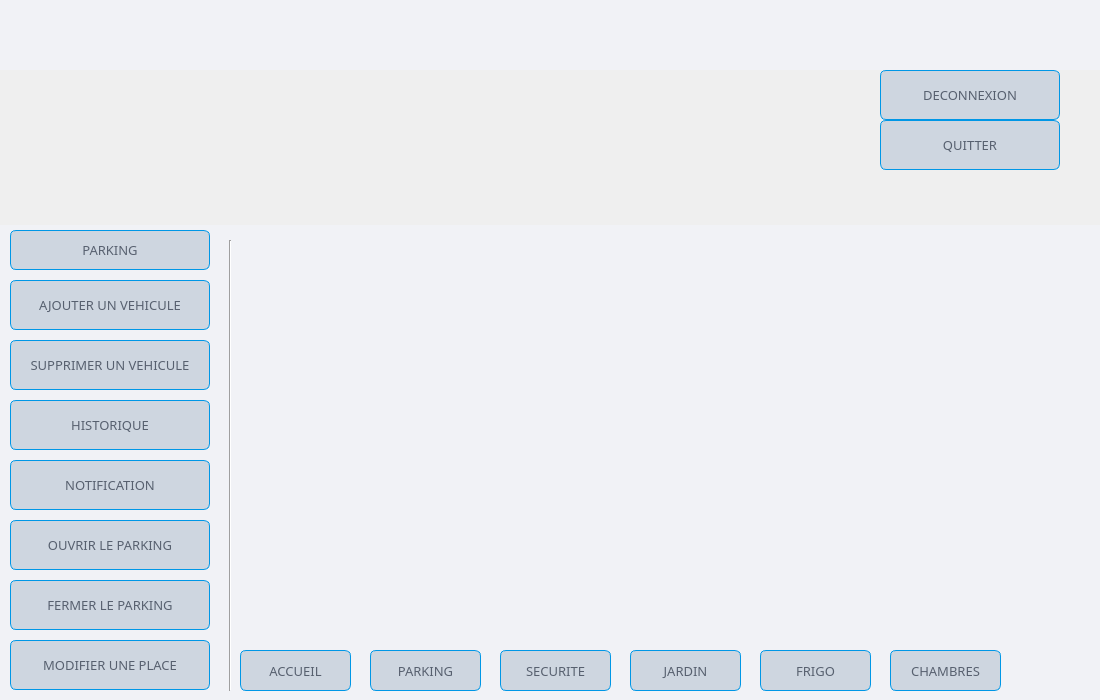
<?xml version="1.0" encoding="UTF-8"?>
<ui version="4.0">
 <class>Frigo</class>
 <widget class="QWidget" name="Frigo">
  <property name="geometry">
   <rect>
    <x>0</x>
    <y>0</y>
    <width>1100</width>
    <height>700</height>
   </rect>
  </property>
  <property name="windowTitle">
   <string>Form</string>
  </property>
  <property name="styleSheet">
   <string notr="true">QPushButton
{
    color: #57606f;
    background-color: #ced6e0;
    border-width: 1px;
    border-color: #0097e6;
    border-style: solid;
    border-radius: 6;
    padding: 3px;
    padding-left: 5px;
    padding-right: 5px;
	font-size:13px;
	font-family:Kozuka Gothic Pr6N B;
	font-style:bold;
}

QPushButton::hover
{
    border: 2px solid QLinearGradient( x1: 0, y1: 0, x2: 0, y2: 1, stop: 0 #ffa02f, stop: 1 #d7801a);;
	background-color:#f1f2f6;
	color:QLinearGradient( x1: 0, y1: 0, x2: 0, y2: 1, stop: 0 #ffa02f, stop: 1 #d7801a);
}
QLabel
{
	color: QLinearGradient( x1: 0, y1: 0, x2: 0, y2: 1, stop: 0 #2d2d2d, stop: 0.1 #2b2b2b, stop: 0.5 #292929, stop: 0.9 #282828, stop: 1 #252525);;
	font-size:18px;
	font-family:Kozuka Gothic Pr6N B;
	font-style:bold;
}</string>
  </property>
  <widget class="QLabel" name="label_entete_3">
   <property name="geometry">
    <rect>
     <x>0</x>
     <y>0</y>
     <width>1100</width>
     <height>70</height>
    </rect>
   </property>
   <property name="styleSheet">
    <string notr="true"> background-color:#f1f2f6;
border-image:url(:/img_parking/entete.png);
/*background: none;*/
border: none;
background-repeat: none;</string>
   </property>
   <property name="text">
    <string/>
   </property>
  </widget>
  <widget class="QPushButton" name="pushButton_conn">
   <property name="geometry">
    <rect>
     <x>1000</x>
     <y>12</y>
     <width>41</width>
     <height>47</height>
    </rect>
   </property>
   <property name="cursor">
    <cursorShape>PointingHandCursor</cursorShape>
   </property>
   <property name="styleSheet">
    <string notr="true">#pushButton_conn
{
  background-color: transparent;
border-image:url(:/img_parking/Nouveau dossier/round-account-button-with-user-inside (1).png);

border: none;
background-repeat: none;
}
#pushButton_conn::hover
{
  border-image:url(:/img_parking/Nouveau dossier/round-account-button-with-user-inside.png);
}</string>
   </property>
   <property name="text">
    <string/>
   </property>
  </widget>
  <widget class="QPushButton" name="pushButton_frigo">
   <property name="geometry">
    <rect>
     <x>760</x>
     <y>650</y>
     <width>111</width>
     <height>41</height>
    </rect>
   </property>
   <property name="cursor">
    <cursorShape>PointingHandCursor</cursorShape>
   </property>
   <property name="styleSheet">
    <string notr="true"/>
   </property>
   <property name="text">
    <string>FRIGO</string>
   </property>
   <property name="icon">
    <iconset resource="ressources.qrc">
     <normaloff>:/img_interface/fridge (1).png</normaloff>:/img_interface/fridge (1).png</iconset>
   </property>
   <property name="iconSize">
    <size>
     <width>30</width>
     <height>30</height>
    </size>
   </property>
  </widget>
  <widget class="QPushButton" name="pushButton_jardin">
   <property name="geometry">
    <rect>
     <x>630</x>
     <y>650</y>
     <width>111</width>
     <height>41</height>
    </rect>
   </property>
   <property name="cursor">
    <cursorShape>PointingHandCursor</cursorShape>
   </property>
   <property name="styleSheet">
    <string notr="true"/>
   </property>
   <property name="text">
    <string>JARDIN</string>
   </property>
   <property name="icon">
    <iconset resource="ressources.qrc">
     <normaloff>:/img_interface/seeding (1).png</normaloff>:/img_interface/seeding (1).png</iconset>
   </property>
   <property name="iconSize">
    <size>
     <width>30</width>
     <height>30</height>
    </size>
   </property>
  </widget>
  <widget class="QPushButton" name="pushButton_securite">
   <property name="geometry">
    <rect>
     <x>500</x>
     <y>650</y>
     <width>111</width>
     <height>41</height>
    </rect>
   </property>
   <property name="cursor">
    <cursorShape>PointingHandCursor</cursorShape>
   </property>
   <property name="styleSheet">
    <string notr="true"/>
   </property>
   <property name="text">
    <string>SECURITE</string>
   </property>
   <property name="icon">
    <iconset resource="ressources.qrc">
     <normaloff>:/img_interface/shield (1).png</normaloff>:/img_interface/shield (1).png</iconset>
   </property>
   <property name="iconSize">
    <size>
     <width>30</width>
     <height>30</height>
    </size>
   </property>
  </widget>
  <widget class="QLabel" name="labelAccueil_3">
   <property name="geometry">
    <rect>
     <x>0</x>
     <y>0</y>
     <width>1100</width>
     <height>225</height>
    </rect>
   </property>
   <property name="styleSheet">
    <string notr="true">border-image: url(:/img_interface/Frigo-connecté-Samsung-Family-Hub.jpg);</string>
   </property>
   <property name="text">
    <string/>
   </property>
  </widget>
  <widget class="QStackedWidget" name="stackedWidget_2">
   <property name="geometry">
    <rect>
     <x>240</x>
     <y>225</y>
     <width>861</width>
     <height>411</height>
    </rect>
   </property>
   <property name="styleSheet">
    <string notr="true">QTabWidget::pane { /* The tab widget frame */
    border-top: 2px solid #C2C7CB;
    position: absolute;
    top: -0.5em;
}

QTabWidget::tab-bar {
    alignment: center;
}

QTabBar::tab {
    background: #95a5a6;
 color:white ;
    border: 2px solid #C4C4C3;
    border-bottom-color: #C2C7CB; /* same as the pane color */
    border-top-left-radius: 4px;
    border-top-right-radius: 4px;
    min-width: 8ex;
    padding: 2px;
}

QTabBar::tab:selected, QTabBar::tab:hover {
    background:QLinearGradient( x1: 0, y1: 0, x2: 0, y2: 1, stop: 0 #565656, stop: 0.1 #525252, stop: 0.5 #4e4e4e, stop: 0.9 #4a4a4a, stop: 1 #464646);
color:#b1b1b1;
}

QTabBar::tab:selected {
    border-color: #9B9B9B;
    border-bottom-color: #C2C7CB; /* same as pane color */
}


QTabBar::scroller { /* the width of the scroll buttons */
    width: 20px;
}

QTabBar QToolButton { /* the scroll buttons are tool buttons */
    border-image: url(scrollbutton.png) 2;
    border-width: 2px;
}


QHeaderView::section
 {
	
    background-color: QLinearGradient( x1: 0, y1: 0, x2: 0, y2: 1, stop: 0 #565656, stop: 0.1 #525252, stop: 0.5 #4e4e4e, stop: 0.9 #4a4a4a, stop: 1 #464646);
    color: white;
    padding-left: 4px;
    border: 1px solid #6c6c6c;
}

QTableView
{
	background-color:#95a5a6;
	 selection-background-color:#d35400;
}

QLineEdit
{
 	border: 1px solid #1e1e1e;
    border-radius: 6;
	border: 2px solid #0097e6;
}
QLineEdit::activated
{
border: 2px solid #0097e6;
}
</string>
   </property>
   <property name="currentIndex">
    <number>0</number>
   </property>
   <widget class="QWidget" name="alertes"/>
  </widget>
  <widget class="QPushButton" name="pushButton_quitter">
   <property name="geometry">
    <rect>
     <x>880</x>
     <y>120</y>
     <width>180</width>
     <height>50</height>
    </rect>
   </property>
   <property name="cursor">
    <cursorShape>PointingHandCursor</cursorShape>
   </property>
   <property name="styleSheet">
    <string notr="true"/>
   </property>
   <property name="text">
    <string>QUITTER</string>
   </property>
   <property name="icon">
    <iconset resource="ressources.qrc">
     <normaloff>:/img_interface/power-button-off.png</normaloff>:/img_interface/power-button-off.png</iconset>
   </property>
   <property name="iconSize">
    <size>
     <width>30</width>
     <height>30</height>
    </size>
   </property>
  </widget>
  <widget class="QPushButton" name="pushButton_deconnexio">
   <property name="geometry">
    <rect>
     <x>880</x>
     <y>70</y>
     <width>180</width>
     <height>50</height>
    </rect>
   </property>
   <property name="cursor">
    <cursorShape>PointingHandCursor</cursorShape>
   </property>
   <property name="toolTip">
    <string>&lt;html&gt;&lt;head/&gt;&lt;body&gt;&lt;p&gt;&lt;br/&gt;&lt;/p&gt;&lt;/body&gt;&lt;/html&gt;</string>
   </property>
   <property name="styleSheet">
    <string notr="true"/>
   </property>
   <property name="text">
    <string>DECONNEXION</string>
   </property>
   <property name="icon">
    <iconset>
     <normaloff>img_interface/exit.png</normaloff>img_interface/exit.png</iconset>
   </property>
   <property name="iconSize">
    <size>
     <width>30</width>
     <height>30</height>
    </size>
   </property>
  </widget>
  <widget class="QPushButton" name="pushButton_chembre">
   <property name="geometry">
    <rect>
     <x>890</x>
     <y>650</y>
     <width>111</width>
     <height>41</height>
    </rect>
   </property>
   <property name="cursor">
    <cursorShape>PointingHandCursor</cursorShape>
   </property>
   <property name="styleSheet">
    <string notr="true"/>
   </property>
   <property name="text">
    <string>CHAMBRES</string>
   </property>
   <property name="icon">
    <iconset resource="ressources.qrc">
     <normaloff>:/img_interface/hotel (1).png</normaloff>:/img_interface/hotel (1).png</iconset>
   </property>
   <property name="iconSize">
    <size>
     <width>30</width>
     <height>30</height>
    </size>
   </property>
  </widget>
  <widget class="QLabel" name="label_logo_3">
   <property name="geometry">
    <rect>
     <x>27</x>
     <y>13</y>
     <width>171</width>
     <height>50</height>
    </rect>
   </property>
   <property name="styleSheet">
    <string notr="true"> background-color: transparent;
border-image:url(:/img_parking/New folder/home.png);
background: none;
border: none;
background-repeat: none;</string>
   </property>
   <property name="text">
    <string/>
   </property>
  </widget>
  <widget class="Line" name="line_8">
   <property name="geometry">
    <rect>
     <x>220</x>
     <y>240</y>
     <width>20</width>
     <height>451</height>
    </rect>
   </property>
   <property name="orientation">
    <enum>Qt::Vertical</enum>
   </property>
  </widget>
  <widget class="QPushButton" name="pushButton_ouvrir">
   <property name="geometry">
    <rect>
     <x>10</x>
     <y>520</y>
     <width>200</width>
     <height>50</height>
    </rect>
   </property>
   <property name="cursor">
    <cursorShape>PointingHandCursor</cursorShape>
   </property>
   <property name="styleSheet">
    <string notr="true"/>
   </property>
   <property name="text">
    <string>OUVRIR LE PARKING</string>
   </property>
   <property name="icon">
    <iconset resource="ressources.qrc">
     <normaloff>:/img_parking/Nouveau dossier/garage (1).png</normaloff>:/img_parking/Nouveau dossier/garage (1).png</iconset>
   </property>
   <property name="iconSize">
    <size>
     <width>30</width>
     <height>30</height>
    </size>
   </property>
  </widget>
  <widget class="QPushButton" name="pushButton_parking">
   <property name="geometry">
    <rect>
     <x>370</x>
     <y>650</y>
     <width>111</width>
     <height>41</height>
    </rect>
   </property>
   <property name="cursor">
    <cursorShape>PointingHandCursor</cursorShape>
   </property>
   <property name="styleSheet">
    <string notr="true"/>
   </property>
   <property name="text">
    <string>PARKING</string>
   </property>
   <property name="icon">
    <iconset resource="ressources.qrc">
     <normaloff>:/img_interface/parking (1).png</normaloff>:/img_interface/parking (1).png</iconset>
   </property>
   <property name="iconSize">
    <size>
     <width>30</width>
     <height>30</height>
    </size>
   </property>
  </widget>
  <widget class="QPushButton" name="pushButton_alerte">
   <property name="geometry">
    <rect>
     <x>10</x>
     <y>460</y>
     <width>200</width>
     <height>50</height>
    </rect>
   </property>
   <property name="cursor">
    <cursorShape>PointingHandCursor</cursorShape>
   </property>
   <property name="styleSheet">
    <string notr="true"/>
   </property>
   <property name="text">
    <string>NOTIFICATION</string>
   </property>
   <property name="icon">
    <iconset resource="ressources.qrc">
     <normaloff>:/img_parking/Nouveau dossier/alarm.png</normaloff>:/img_parking/Nouveau dossier/alarm.png</iconset>
   </property>
   <property name="iconSize">
    <size>
     <width>30</width>
     <height>30</height>
    </size>
   </property>
  </widget>
  <widget class="QPushButton" name="pushButton_historique">
   <property name="geometry">
    <rect>
     <x>10</x>
     <y>400</y>
     <width>200</width>
     <height>50</height>
    </rect>
   </property>
   <property name="cursor">
    <cursorShape>PointingHandCursor</cursorShape>
   </property>
   <property name="styleSheet">
    <string notr="true"/>
   </property>
   <property name="text">
    <string>HISTORIQUE</string>
   </property>
   <property name="icon">
    <iconset resource="ressources.qrc">
     <normaloff>:/img_parking/Nouveau dossier/medical-notes-symbol-of-a-list-paper-on-a-clipboard (1).png</normaloff>:/img_parking/Nouveau dossier/medical-notes-symbol-of-a-list-paper-on-a-clipboard (1).png</iconset>
   </property>
   <property name="iconSize">
    <size>
     <width>30</width>
     <height>30</height>
    </size>
   </property>
  </widget>
  <widget class="QPushButton" name="pushButton_supprimer">
   <property name="geometry">
    <rect>
     <x>10</x>
     <y>340</y>
     <width>200</width>
     <height>50</height>
    </rect>
   </property>
   <property name="cursor">
    <cursorShape>PointingHandCursor</cursorShape>
   </property>
   <property name="styleSheet">
    <string notr="true"/>
   </property>
   <property name="text">
    <string>SUPPRIMER UN VEHICULE</string>
   </property>
   <property name="icon">
    <iconset resource="ressources.qrc">
     <normaloff>:/img_parking/Nouveau dossier/error (1).png</normaloff>:/img_parking/Nouveau dossier/error (1).png</iconset>
   </property>
   <property name="iconSize">
    <size>
     <width>30</width>
     <height>30</height>
    </size>
   </property>
  </widget>
  <widget class="QPushButton" name="pushButton_accueil">
   <property name="geometry">
    <rect>
     <x>240</x>
     <y>650</y>
     <width>111</width>
     <height>41</height>
    </rect>
   </property>
   <property name="text">
    <string>ACCUEIL</string>
   </property>
   <property name="icon">
    <iconset resource="ressources.qrc">
     <normaloff>:/img_parking/Nouveau dossier/home-icon-silhouette.png</normaloff>:/img_parking/Nouveau dossier/home-icon-silhouette.png</iconset>
   </property>
   <property name="iconSize">
    <size>
     <width>30</width>
     <height>30</height>
    </size>
   </property>
  </widget>
  <widget class="QPushButton" name="pushButton_vide">
   <property name="geometry">
    <rect>
     <x>10</x>
     <y>230</y>
     <width>200</width>
     <height>40</height>
    </rect>
   </property>
   <property name="cursor">
    <cursorShape>PointingHandCursor</cursorShape>
   </property>
   <property name="styleSheet">
    <string notr="true"/>
   </property>
   <property name="text">
    <string>PARKING</string>
   </property>
   <property name="icon">
    <iconset resource="ressources.qrc">
     <normaloff>:/img_parking/Nouveau dossier/placeholder (1).png</normaloff>:/img_parking/Nouveau dossier/placeholder (1).png</iconset>
   </property>
   <property name="iconSize">
    <size>
     <width>30</width>
     <height>30</height>
    </size>
   </property>
  </widget>
  <widget class="QPushButton" name="pushButton_ajouter">
   <property name="geometry">
    <rect>
     <x>10</x>
     <y>280</y>
     <width>200</width>
     <height>50</height>
    </rect>
   </property>
   <property name="cursor">
    <cursorShape>PointingHandCursor</cursorShape>
   </property>
   <property name="styleSheet">
    <string notr="true"/>
   </property>
   <property name="text">
    <string>AJOUTER UN VEHICULE</string>
   </property>
   <property name="icon">
    <iconset resource="ressources.qrc">
     <normaloff>:/img_parking/Nouveau dossier/car (1).png</normaloff>:/img_parking/Nouveau dossier/car (1).png</iconset>
   </property>
   <property name="iconSize">
    <size>
     <width>30</width>
     <height>30</height>
    </size>
   </property>
  </widget>
  <widget class="QPushButton" name="pushButton_modifier">
   <property name="geometry">
    <rect>
     <x>10</x>
     <y>640</y>
     <width>200</width>
     <height>50</height>
    </rect>
   </property>
   <property name="cursor">
    <cursorShape>PointingHandCursor</cursorShape>
   </property>
   <property name="styleSheet">
    <string notr="true"/>
   </property>
   <property name="text">
    <string>MODIFIER UNE PLACE</string>
   </property>
   <property name="icon">
    <iconset resource="ressources.qrc">
     <normaloff>:/img_parking/Nouveau dossier/user (1).png</normaloff>:/img_parking/Nouveau dossier/user (1).png</iconset>
   </property>
   <property name="iconSize">
    <size>
     <width>30</width>
     <height>30</height>
    </size>
   </property>
  </widget>
  <widget class="QPushButton" name="pushButton_fermer">
   <property name="geometry">
    <rect>
     <x>10</x>
     <y>580</y>
     <width>200</width>
     <height>50</height>
    </rect>
   </property>
   <property name="cursor">
    <cursorShape>PointingHandCursor</cursorShape>
   </property>
   <property name="styleSheet">
    <string notr="true"/>
   </property>
   <property name="text">
    <string>FERMER LE PARKING</string>
   </property>
   <property name="icon">
    <iconset resource="ressources.qrc">
     <normaloff>:/img_parking/Nouveau dossier/garage (3).png</normaloff>:/img_parking/Nouveau dossier/garage (3).png</iconset>
   </property>
   <property name="iconSize">
    <size>
     <width>30</width>
     <height>30</height>
    </size>
   </property>
  </widget>
  <widget class="QLabel" name="label_corps">
   <property name="geometry">
    <rect>
     <x>0</x>
     <y>225</y>
     <width>1100</width>
     <height>475</height>
    </rect>
   </property>
   <property name="font">
    <font>
     <family>Kozuka Gothic Pr6N B</family>
     <pointsize>-1</pointsize>
    </font>
   </property>
   <property name="styleSheet">
    <string notr="true">/*border-image:url(:/img_parking/orange-linear-gradient-1920x1080-c2-ff4500-ff8c00-a-330-f-14.png);
background-color: QLinearGradient( x1: 0, y1: 0, x2: 0, y2: 1, stop: 0 #565656, stop: 0.1 #525252, stop: 0.5 #4e4e4e, stop: 0.9 #4a4a4a, stop: 1 #464646);
/*border-image:url(:/img_parking/orange-linear-gradient-1920x1080-c2-ff4500-ff8c00-a-330-f-14.png);*/
border: none;
background-repeat: none;
 background-color:#f1f2f6;</string>
   </property>
   <property name="text">
    <string/>
   </property>
  </widget>
  <zorder>labelAccueil_3</zorder>
  <zorder>label_entete_3</zorder>
  <zorder>label_corps</zorder>
  <zorder>pushButton_accueil</zorder>
  <zorder>pushButton_jardin</zorder>
  <zorder>pushButton_quitter</zorder>
  <zorder>pushButton_deconnexio</zorder>
  <zorder>pushButton_alerte</zorder>
  <zorder>pushButton_historique</zorder>
  <zorder>line_8</zorder>
  <zorder>pushButton_ajouter</zorder>
  <zorder>label_logo_3</zorder>
  <zorder>pushButton_securite</zorder>
  <zorder>pushButton_chembre</zorder>
  <zorder>pushButton_frigo</zorder>
  <zorder>pushButton_vide</zorder>
  <zorder>pushButton_fermer</zorder>
  <zorder>pushButton_modifier</zorder>
  <zorder>pushButton_parking</zorder>
  <zorder>pushButton_supprimer</zorder>
  <zorder>pushButton_conn</zorder>
  <zorder>pushButton_ouvrir</zorder>
  <zorder>stackedWidget_2</zorder>
 </widget>
 <resources>
  <include location="ressources.qrc"/>
 </resources>
 <connections/>
</ui>
